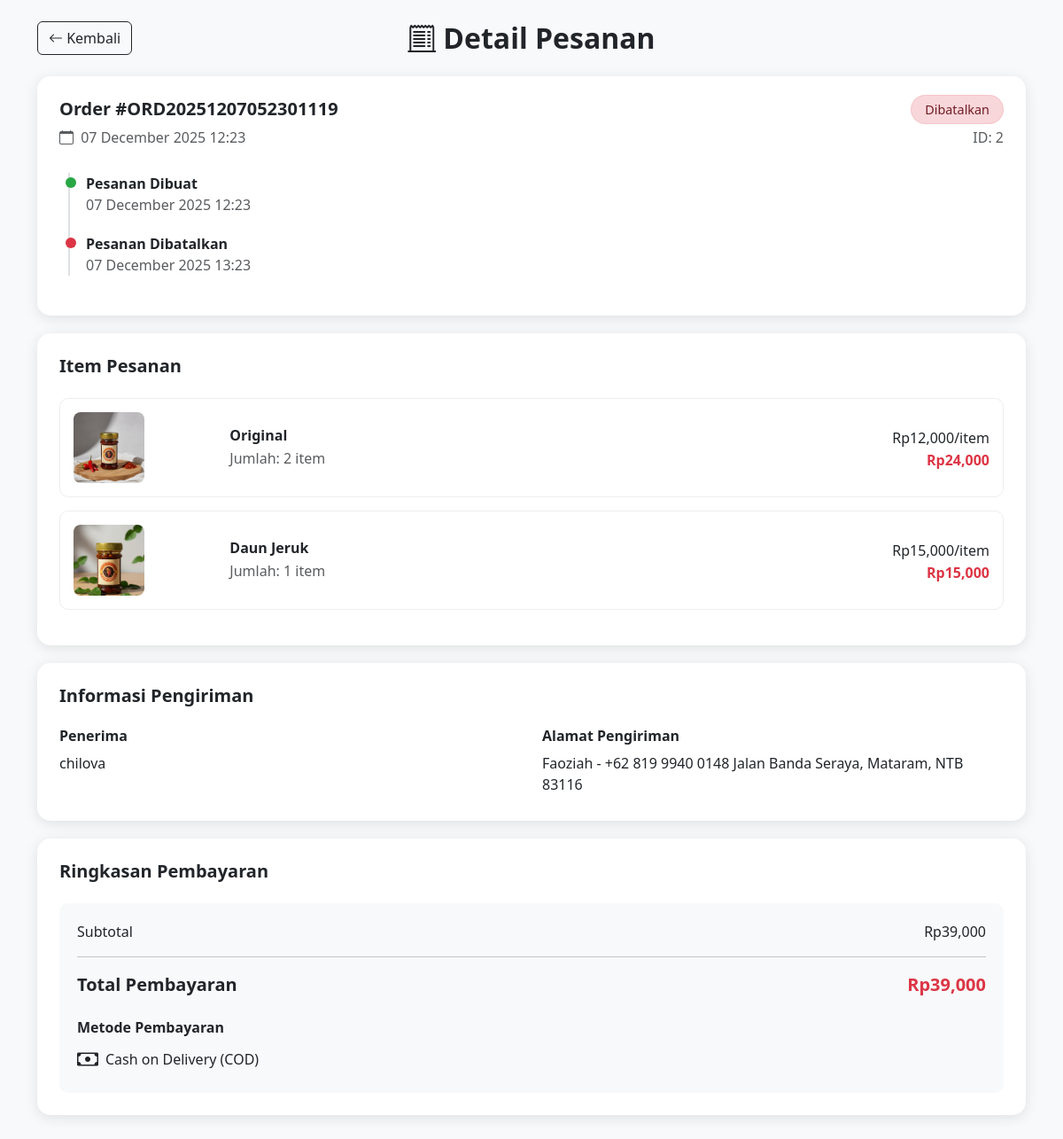
Screenshot of /lihat_detail_riwayat.php?order_id=2 (signed in) with the database file from the repository.
### tables this page shows
CREATE TABLE `orders` (
  `order_id` int(10) NOT NULL,
  `order_number` varchar(50) NOT NULL,
  `user_id` int(10) NOT NULL,
  `total_harga` int(50) NOT NULL,
  `metode_pembayaran` enum('DANA','Cash on Delivery (COD)') NOT NULL,
  `catatan` text NOT NULL,
  `status` enum('Diproses','Dikirim','Selesai','Dibatalkan','Menunggu Pembayaran','Menunggu Verifikasi') NOT NULL,
  `alamat_pengiriman` text NOT NULL,
  `tanggal_order` datetime NOT NULL DEFAULT current_timestamp()
);

CREATE TABLE `order_item` (
  `item_id` int(10) NOT NULL,
  `order_id` int(10) NOT NULL,
  `product_id` int(10) NOT NULL,
  `nama_produk` varchar(255) NOT NULL,
  `varian` enum('Original','Daun Jeruk','Lengkuas') NOT NULL,
  `ukuran` enum('150 g','100 g') NOT NULL,
  `harga` int(255) NOT NULL,
  `qty` int(11) NOT NULL,
  `subtotal` int(255) NOT NULL
);

CREATE TABLE `products` (
  `id` int(11) NOT NULL,
  `nama` varchar(100) NOT NULL,
  `varian` enum('Original','Daun Jeruk','Lengkuas') NOT NULL,
  `ukuran` varchar(50) NOT NULL,
  `harga` int(11) NOT NULL,
  `gambar` varchar(255) DEFAULT NULL,
  `stok` int(50) NOT NULL
);

CREATE TABLE `users` (
  `user_id` int(12) NOT NULL,
  `username` text NOT NULL,
  `password` text NOT NULL,
  `role` enum('Admin','User') NOT NULL DEFAULT 'User',
  `profile_picture` varchar(255) NOT NULL
);

### lihat_detail_riwayat.php (the view, shortened to what this page needs)
<?php
require "function.php";
$order_id = $_GET['order_id'];
$user_id = $_SESSION['user_id'];
$query_order = "SELECT o.*, u.username
                FROM orders o
                LEFT JOIN users u ON o.user_id = u.user_id
                WHERE o.order_id = '$order_id' AND o.user_id = '$user_id'
                AND o.status IN ('Selesai', 'Dibatalkan')";
$result_order = mysqli_query($conn, $query_order);
$order = mysqli_fetch_assoc($result_order);
$query_items = "SELECT oi.*, p.nama, p.gambar
                FROM order_item oi
                LEFT JOIN products p ON oi.product_id = p.id
                WHERE oi.order_id = '$order_id'";
$result_items = mysqli_query($conn, $query_items);
$status_class = '';
if($order['status'] == 'Selesai') {
    $status_class = 'status-selesai';
} elseif($order['status'] == 'Dibatalkan') {
    $status_class = 'status-dibatalkan';
}
?>
<!DOCTYPE html>
<html lang="en">
<head>
    <link href="https://cdn.jsdelivr.net/npm/bootstrap@5.3.8/dist/css/bootstrap.min.css" rel="stylesheet">
    <link rel="stylesheet" href="https://cdn.jsdelivr.net/npm/bootstrap-icons@1.11.1/font/bootstrap-icons.css">
</head>
<body>
<div class="container py-4">
    <div class="d-flex align-items-center justify-content-center position-relative mb-4">
        <a href="riwayat_pesanan.php" class="btn btn-outline-dark position-absolute start-0">
            <i class="bi bi-arrow-left"></i> Kembali
        </a>
        <h2 class="fw-bold text-center d-flex align-items-center gap-2 m-0">
            <i class="bi bi-receipt-cutoff"></i> Detail Pesanan
        </h2>
    </div>
    <div class="detail-card">
        <div class="row mb-4">
            <div class="col-md-6">
                <h5 class="fw-bold">Order #<?php echo htmlspecialchars($order['order_number']); ?></h5>
                <p class="text-muted mb-1">
                    <i class="bi bi-calendar me-1"></i>
                    <?php echo date('d F Y H:i', strtotime($order['tanggal_order'])); ?>
                </p>
            </div>
            <div class="col-md-6 text-md-end">
                <span class="status-badge <?php echo $status_class; ?>">
                    <?php echo htmlspecialchars($order['status']); ?>
                </span>
                <p class="text-muted mt-2 mb-0">ID: <?php echo htmlspecialchars($order['order_id']); ?></p>
            </div>
        </div>
        <div class="timeline">
            <div class="timeline-item <?php echo ($order['status'] == 'Selesai' || $order['status'] == 'Dibatalkan') ? 'completed' : ''; ?>">
                <strong>Pesanan Dibuat</strong>
                <p class="text-muted mb-0"><?php echo date('d F Y H:i', strtotime($order['tanggal_order'])); ?></p>
            </div>
            <?php if($order['status'] == 'Selesai'): ?>
                <div class="timeline-item completed">
                    <strong>Pembayaran Berhasil</strong>
                    <p class="text-muted mb-0">
                        <?php echo htmlspecialchars($order['metode_pembayaran']); ?> •
                        <?php echo date('d F Y H:i', strtotime($order['tanggal_order'] . ' +10 minutes')); ?>
                    </p>
                </div>
                <div class="timeline-item completed">
                    <strong>Pesanan Diproses</strong>
                    <p class="text-muted mb-0"><?php echo date('d F Y H:i', strtotime($order['tanggal_order'] . ' +1 day')); ?></p>
                </div>
                <div class="timeline-item completed">
                    <strong>Pesanan Dikirim</strong>
                    <p class="text-muted mb-0"><?php echo date('d F Y H:i', strtotime($order['tanggal_order'] . ' +2 days')); ?></p>
                </div>
                <div class="timeline-item completed">
                    <strong>Pesanan Selesai</strong>
                    <p class="text-muted mb-0"><?php echo date('d F Y H:i', strtotime($order['tanggal_order'] . ' +3 days')); ?></p>
                </div>
            <?php elseif($order['status'] == 'Dibatalkan'): ?>
                <div class="timeline-item cancelled">
                    <strong>Pesanan Dibatalkan</strong>
                    <p class="text-muted mb-0"><?php echo date('d F Y H:i', strtotime($order['tanggal_order'] . ' +1 hour')); ?></p>
                </div>
            <?php endif; ?>
        </div>
    </div>
    <div class="detail-card">
        <h5 class="fw-bold mb-4">Item Pesanan</h5>
        <?php if(mysqli_num_rows($result_items) > 0): ?>
            <?php while($item = mysqli_fetch_assoc($result_items)): ?>
                <div class="item-card">
                    <div class="row align-items-center">
                        <div class="col-3 col-md-2">
                            <?php if(!empty($item['gambar'])): ?>
                                <?php
                                $image_paths = [
                                    "images/" . $item['gambar'],
                                    "uploads/" . $item['gambar'],
                                    "produk/" . $item['gambar'],
                                    $item['gambar']
                                ];
                                $found_image = false;
                                foreach($image_paths as $path) {
                                    if(file_exists($path)) {
                                        $found_image = $path;
                                        break;
                                    }
                                }
                                ?>
                                <?php if($found_image): ?>
                                    <img src="<?php echo htmlspecialchars($found_image); ?>"
                                         alt="<?php echo htmlspecialchars($item['nama']); ?>"
                                         class="item-img"
                                         onerror="this.style.display='none'; this.nextElementSibling.style.display='flex';">
                                <?php else: ?>
                                    <div class="no-image">
                                        <i class="bi bi-image text-muted"></i>
                                    </div>
                                <?php endif; ?>
                            <?php else: ?>
                                <div class="no-image">
                                    <i class="bi bi-image text-muted"></i>
                                </div>
                            <?php endif; ?>
                        </div>
                        <div class="col-6 col-md-7">
                            <h6 class="fw-bold mb-1"><?php echo htmlspecialchars($item['nama']); ?></h6>
                            <p class="text-muted mb-0">Jumlah: <?php echo htmlspecialchars($item['qty']); ?> item</p>
                        </div>
                        <div class="col-3 col-md-3 text-end">
                            <p class="mb-1">Rp<?php echo number_format($item['harga']); ?>/item</p>
                            <h6 class="fw-bold text-danger mb-0">Rp<?php echo number_format($item['subtotal']); ?></h6>
                        </div>
                    </div>
                </div>
            <?php endwhile; ?>
        <?php endif; ?>
    </div>
    <div class="detail-card">
        <h5 class="fw-bold mb-4">Informasi Pengiriman</h5>
        <div class="row">
            <div class="col-md-6 mb-3">
                <h6><strong>Penerima</strong></h6>
                <p class="mb-1"><?php echo htmlspecialchars($order['username'] ?? 'Tidak tersedia'); ?></p>
            </div>
            <div class="col-md-6">
                <h6><strong>Alamat Pengiriman</strong></h6>
                <p class="mb-1"><?php echo htmlspecialchars($order['alamat_pengiriman'] ?? 'Tidak tersedia'); ?></p>
            </div>
        </div>
    </div>
    <div class="detail-card">
        <h5 class="fw-bold mb-4">Ringkasan Pembayaran</h5>
        <div class="summary-box">
            <div class="d-flex justify-content-between mb-2">
                <span>Subtotal</span>
                <span>Rp<?php echo number_format($order['total_harga']); ?></span>
            </div>
            <hr>
            <div class="d-flex justify-content-between fw-bold fs-5">
                <span>Total Pembayaran</span>
                <?php
                $total_pembayaran = $order['total_harga'];
                $total_pembayaran += $order['ongkir'] ?? 0;
                $total_pembayaran -= $order['diskon'] ?? 0;
                ?>
                <span class="text-danger">Rp<?php echo number_format($total_pembayaran); ?></span>
            </div>
            <div class="mt-4">
                <h6><strong>Metode Pembayaran</strong></h6>
                <div class="d-flex align-items-center mt-2">
                    <?php
                    $payment_icon = '';
                    $metode = $order['metode_pembayaran'] ?? '';
                    if(stripos($metode, 'Transfer') !== false) {
                        $payment_icon = 'bi-bank';
                    } elseif(stripos($metode, 'QRIS') !== false) {
                        $payment_icon = 'bi-qr-code';
                    } elseif(stripos($metode, 'COD') !== false || stripos($metode, 'Cash') !== false) {
                        $payment_icon = 'bi-cash';
                    } else {
                        $payment_icon = 'bi-credit-card';
                    }
                    ?>
                    <i class="bi <?php echo $payment_icon; ?> fs-4 me-2"></i>
                    <span><?php echo htmlspecialchars($metode); ?></span>
                </div>
            </div>
        </div>
    </div>
</div>
</body>
</html>

### lihat_detail_riwayat.php (style rules this page uses)
body { background-color: #f8f9fa; }
.detail-card { background: white; border-radius: 15px; padding: 25px; margin-bottom: 20px; box-shadow: 0 3px 15px rgba(0,0,0,0.1); }
.status-badge { font-size: 0.9rem; padding: 6px 15px; border-radius: 20px; font-weight: 500; }
.status-dibatalkan { background-color: #f8d7da; color: #721c24; border: 1px solid #f5c6cb; }
.item-card { border: 1px solid #eee; border-radius: 10px; padding: 15px; margin-bottom: 15px; }
.item-img { width: 80px; height: 80px; object-fit: cover; border-radius: 8px; }
.timeline { position: relative; padding-left: 30px; margin-top: 20px; }
.timeline::before { content: ''; position: absolute; left: 10px; top: 0; bottom: 0; width: 2px; background-color: #dee2e6; }
.timeline-item { position: relative; margin-bottom: 20px; }
.timeline-item::before { content: ''; position: absolute; left: -23px; top: 5px; width: 12px; height: 12px; border-radius: 50%; background-color: #6c757d; }
.timeline-item.completed::before { background-color: #28a745; }
.timeline-item.cancelled::before { background-color: #dc3545; }
.summary-box { background-color: #f8f9fa; border-radius: 10px; padding: 20px; }

### rows the page displays
orders: order_number "ORD20251207052301119", tanggal_order "07 December 2025 12:23", status "Dibatalkan", order_id "2", tanggal_order "07 December 2025 13:23", user.username "chilova", alamat_pengiriman "Faoziah - +62 819 9940 0148 Jalan Banda Seraya, Mataram, NTB 83116", total_harga "39,000", metode_pembayaran "Cash on Delivery (COD)"
order_item: product.gambar (picture), product.nama "Original", qty "2", harga "12,000", subtotal "24,000"
order_item: product.gambar (picture), product.nama "Daun Jeruk", qty "1", harga "15,000", subtotal "15,000"

### other values shown
$total_pembayaran "39,000"
